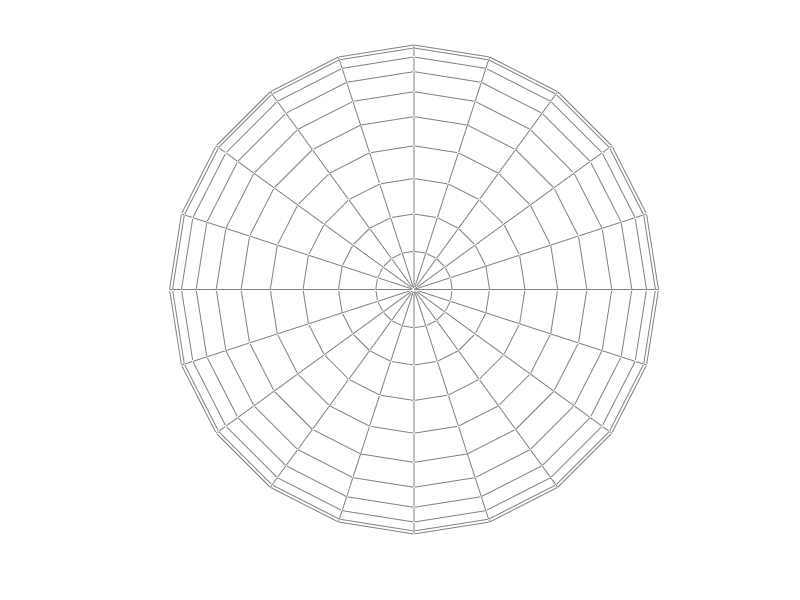

The MATLAB source for this figure: (Note: this script raises an error after producing the figure.)

re = 6378.137;          % km
mu = 398600;            % km^3/s^2

alpha   = 1; % globe transparency level, 1 = opaque, through 0 = invisible
% Earth texture image
% Anything imread() will handle), but needs to be a 2:1 unprojected globe
% image.
% This is from NASA's Visible Earth site (http://visibleearth.nasa.gov/)
% The actual image link will likely move over time. This one is the 260KB
% version from this page: http://visibleearth.nasa.gov/view_rec.php?id=2430
image_file = 'land_ocean_ice_2048.jpg';
% Create figure
%figure;
hold on;
% Turn off the normal axes
set(gca, 'NextPlot','add', 'Visible','off');
axis equal;
axis auto;

axis vis3d;
% Create wireframe globe
% Create a 3D meshgrid of the sphere points using the ellipsoid function
[x, y, z] = ellipsoid(0, 0, 0, 1000*re, 1000*re, 1000*re);
globe = surf(x, y, -z, 'FaceColor', 'none', 'EdgeColor', 0.5*[1 1 1]);
% globe = surf(xs,ys,-zs, 'FaceColor', 'none', 'EdgeColor', 0.5*[1 1 1]);
% Load Earth image for texture map
cdata = imread(image_file);
% Set image as color data (cdata) property, and set face color to indicate
% a texturemap, which Matlab expects to be in cdata. Turn off the mesh edges.
set(globe, 'FaceColor', 'texturemap', 'CData', cdata, 'FaceAlpha', alpha, 'EdgeColor', 'none');

ax = axesm ('globe', 'Geoid',almanac('earth','radius','m'));

% display ground track
plot3m(data(:,6), data(:,7), (data(:,8)), 'b', 'LineWidth', 1.5);


set(gcf,'Renderer','OpenGL')